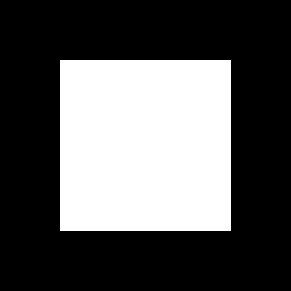
#> input picture Naive/images/square.pgm, 97 x 97 px (shown 3 times larger)
$ python coefficients.py   (older library calls are emulated)
#> lines starting #> are read from the running program, lines starting #| are printed output that depends on the picture; after the words box and inside, x2 and y2 are one past the last pixel; in counts of white or black regions, pixels touching at a corner belong together
### Naive/tools.py
import numpy as np

from skimage.util import img_as_bool
from skimage.morphology import binary_dilation,binary_erosion,square,disk
from skimage.draw import circle


# [12 lines left out: function expand, not called in this run]

def shrink(img_mask):
    boundary = get_boundary_mask(img_mask)[1]
    return minus(img_mask,boundary)


# [21 lines left out: function identify_corners, not called in this run]


def euclidean_disk(x,y,r,shape):
    squares_mask = (r+1)**2*np.ones( shape )

    squares = [ i**2 for i in range(r+1) ]
    for i in range(r+1):
        for j in range(r+1):
            squares_mask[y+i,x+j] = squares[i] + squares[j]

    for i in range(r+1):
        for j in range(r+1):
            squares_mask[y-i,x+j] = squares[i] + squares[j]


    for i in range(r+1):
        for j in range(r+1):
            squares_mask[y-i,x-j] = squares[i] + squares[j]


    for i in range(r+1):
        for j in range(r+1):
            squares_mask[y+i,x-j] = squares[i] + squares[j]


    squares_mask[squares_mask<=r**2] =1
    squares_mask[squares_mask>1] = 0

    return squares_mask==1


# [49 lines left out: functions neighborhood, check_bounds, get_boundary_mask, not called in this run]

def get_boundary_mask_D(img):
    '''
        Return the boundary of a digital image.

        img: must be a binary image.
             1 - Foreground
             0 - Background

        return: Boolean image. Values of 1 indicates points of the boundary.
    '''
    if (img>1).any():
        raise Exception("Image is not binary.")

    imbool = img_as_bool(img)
    h,w = imbool.shape


    boundary_mask = minus(img,binary_erosion(img,square(3)))
    # boundary_mask = imbool

    return (h,w),boundary_mask

# [69 lines left out: functions get_boundary_mask_F, binary_erosion_region_and_boundary_masks, binary_dilation_region_and_boundary_masks, get_boundaries_and_regions_masks, not called in this run]


def generate_disk_region_mask(cx,cy,r,shape=None):
    '''
        return: Boolean image. Values of 1 indicates points in the disk.
    '''

    if shape is None:
        shape = (4*r,4*r)

    disk_mask = np.zeros(shape,dtype=bool)
    ccy,ccx = circle(cy,cx,r,shape)
    disk_mask[ccy,ccx] = True

    disk_mask = euclidean_disk(cx,cy,int(r),shape)

    return disk_mask


def generate_disk_region_mask_automatic_center(radius,shape=None):
    return generate_disk_region_mask(2*radius,2*radius,radius,shape)

def compute_disk_area(radius):
    D=generate_disk_region_mask_automatic_center(radius)
    return len(D[D])


def intersect(region_mask_1,region_mask_2):
    return np.bitwise_and(region_mask_1,region_mask_2)

def minus(region_mask_1,region_mask_2):
    return np.bitwise_and( region_mask_1, ~region_mask_2 )


def build_coordinates_matrix(h,w):
    coord_matrix = []
    for i in range(h):
        coord_matrix.append([])
        for j in range(w):
            coord_matrix[-1].append( (i,j) )
    coord_matrix = np.array( coord_matrix, dtype=[('y','>i4'),('x','>i4')] )

    return coord_matrix

### Naive/coefficients.py
#coding:utf-8

import numpy as np
import matplotlib.pyplot as plt

from skimage.io import imread
from skimage.util import img_as_bool

import tools as MT

np.set_printoptions(threshold=1000000000,linewidth=100000000)

# [7 lines left out: function domain_iterator, not called in this run]

def domain_dimensions(domain):
    w = domain[1][0] - domain[0][0] + 1
    h = domain[1][1] - domain[0][1] + 1

    return (w,h)

def load_image(img_path,as_bool=False,gray=False):
#> called with img_path = 'images/square.pgm', as_bool = False, gray = False
    img = imread(img_path,as_gray=gray)
#> img: shape (97, 97); 34.5% white; 1 white region, box (x1, y1, x2, y2) and area: (20, 20, 77, 77) 3249
    if as_bool:
        return img_as_bool(img)
    else:
        return img

# [5 lines left out: function mask_from_image, not called in this run]

def mask_from_image_path(image_path):
    img = load_image(image_path,as_bool=True,gray=True)
    return mask_from_image(img)

def input(input_image,it_num):
#> called with it_num = 0
    radius = 3.0
    Q = (np.pi*radius**2)/2.0
    rows,cols = input_image.shape
#> rows = 97; cols = 97
    domain = ( (0,0), (cols-1,rows-1) )
#> domain = ((0, 0), (96, 96))

    #regions = around_boundary(input_image,3,it_num%2==0)
    regions = boundary_correction(input_image)
#> regions = 4 items

    return {"radius":radius,
            "Q":Q,
            "domain": domain,
            "input_image":regions["input_image"],
            "trust_frg_mask":regions["trust_frg_mask"],
            "application_mask":regions["application_mask"],
            "optimization_mask":regions["optimization_mask"]}


class VariableMap:
    def __init__(self,initial_index=0):
        self.initial_index = initial_index
        self.curr_index = initial_index

        self.point_to_index = {}
        self.index_to_point = {}


    def domain(self):
        return (self.initial_index,self.curr_index)

    def update(self,point,inc_index=True):
        self.point_to_index[point] = self.curr_index
        self.index_to_point[self.curr_index] = point

        if inc_index:
            self.curr_index+=1

    def distinct_count(self):
        return len(self.index_to_point.keys())

    def __getitem__(self,key):
        if type(key) is int:
            return self.index_to_point[key]
        else:
            return self.point_to_index[key]


class ModelMap:
    def __init__(self):
        self.unary_map = VariableMap()
        self.pairwise_map = VariableMap()

    def num_vars(self):
        return self.pairwise_map.curr_index

    def __getitem__(self,key):
        if type(key[0]) is int:
            return self.unary_map[key]      #point_to_index
        else:
            return self.pairwise_map[key]   #point_to_index


def apply_ball_and_intersect(radius,application_mask,intersection_mask,aux_mat=None):
    (h,w) = application_mask.shape

    if aux_mat is None:
        aux_mat = MT.build_coordinates_matrix( h,w )

    for (y,x) in aux_mat[application_mask]:
        disk_mask = MT.generate_disk_region_mask(x,y,radius,shape=(h,w))
        intersection = MT.intersect(intersection_mask,disk_mask)

        for p in aux_mat[intersection]:
            p = (int(p[0]),int(p[1]))
            yield p

def apply_ball_and_intersect_pair(radius,application_mask,intersection_mask,aux_mat=None):
    (h,w) = application_mask.shape

    if aux_mat is None:
        aux_mat = MT.build_coordinates_matrix( h,w )

    for (y,x) in aux_mat[application_mask]:
        disk_mask = MT.generate_disk_region_mask(x,y,radius,shape=(h,w))
        intersection = MT.intersect(intersection_mask,disk_mask)

        for p1 in aux_mat[intersection]:
            p1 = (int(p1[0]),int(p1[1]))

            for p2 in aux_mat[intersection]:
                p2 = (int(p2[0]),int(p2[1]))

                yield (p1,p2)


def create_model_map(domain,radius,application_mask,opt_mask,aux_mat=None):
    mm = ModelMap()

    w,h = domain_dimensions(domain)


    for p in apply_ball_and_intersect(radius,application_mask,opt_mask,aux_mat):
        if p in mm.unary_map.point_to_index:
            continue
        mm.unary_map.update(p)


    num_unary_vars = mm.unary_map.curr_index
    mm.pairwise_map = VariableMap(mm.unary_map.curr_index)


    for (p1,p2) in apply_ball_and_intersect_pair(radius,application_mask,opt_mask,aux_mat):
        if p1==p2:
            continue
        if ( p1,p2 ) in mm.pairwise_map.point_to_index:
            continue

        mm.pairwise_map.update( (p1,p2),inc_index=False)
        mm.pairwise_map.update( (p2,p1),inc_index=True)


    return mm


def cvxopt(mm,unary_coefficients,pairwise_coefficients):
    num_vars = unary_coefficients.size+pairwise_coefficients.size
    c = np.zeros( num_vars)

    c[0:unary_coefficients.size] = unary_coefficients
    c[unary_coefficients.size:] = pairwise_coefficients

    num_constraints = 3*pairwise_coefficients.size + 2*num_vars

    A = np.zeros( (num_constraints,num_vars) )
    b = np.zeros( num_constraints )
    base_index = unary_coefficients.size

    #Linearization Constraints
    for i in range(pairwise_coefficients.size):
        pair_index = base_index + i

        p1,p2 = mm.pairwise_map.index_to_point[pair_index]

        i1 = mm.unary_map.point_to_index[p1]
        i2 = mm.unary_map.point_to_index[p2]

        A[3*i][pair_index] = 1
        A[3*i][i1] = -1
        b[3*i] = 0

        A[3*i+1][pair_index] = 1
        A[3*i+1][i2] = -1
        b[3*i+1] = 0

        A[3*i+2][pair_index] = -1
        A[3*i+2][i1] = 1
        A[3*i+2][i2] = 1
        b[3*i+2] = 1

    #Between Zero and One Constraints
    base_index = 3*pairwise_coefficients.size
    for i in range(num_vars):
        A[base_index+2*i][i] = -1
        b[base_index+2*i] = 0

        A[base_index+2*i+1][i] = 1
        b[base_index+2*i+1] = 1

    from cvxopt import matrix, solvers

    A = A.transpose()

    A = matrix( A.tolist() )
    b = matrix( b.tolist() )
    c = matrix( c.tolist() )

    sol=solvers.lp(c,A,b)

    return sol['x']


def plot_mask(plt,mask,color,base_img):
    base_img[mask] = color
    plt.imshow(base_img,cmap="gray")


class Model:
    def __init__(self,input_data):
        self.radius = input_data["radius"]
        self.Q = input_data["Q"]
        self.domain = input_data["domain"]

        self.application_mask = input_data["application_mask"]
        self.opt_mask = input_data["optimization_mask"]
        self.trust_frg_mask = input_data["trust_frg_mask"]

        w,h = domain_dimensions(self.domain)
        self.aux_mat = MT.build_coordinates_matrix( h,w )

        self.mm = create_model_map(self.domain,self.radius,self.application_mask,self.opt_mask,self.aux_mat)

        self.num_unary_vars = self.mm.unary_map.distinct_count()
        self.num_pairwise_vars = self.mm.pairwise_map.distinct_count()

        self.num_vars = self.num_unary_vars + self.num_pairwise_vars

        self.unary_coefficients = np.zeros( self.num_unary_vars )
        self.pairwise_coefficients = np.zeros( self.num_pairwise_vars )

    def __coefficients__(self):
        for papp in self.aux_mat[self.application_mask]:
            (y,x) = papp
            disk_mask = MT.generate_disk_region_mask(x,y,self.radius,shape=self.application_mask.shape)

            trust_intersection = MT.intersect(disk_mask,self.trust_frg_mask)
            opt_intersection = MT.intersect(disk_mask,self.opt_mask)

            F = len(trust_intersection[trust_intersection])
            for p1 in self.aux_mat[opt_intersection]:
                p1 = (int(p1[0]),int(p1[1]))
                i1 = self.mm[p1]

                self.unary_coefficients[ i1 ]  += -(self.Q-F-0.5)


        for (p1,p2) in apply_ball_and_intersect_pair(self.radius,self.application_mask,self.opt_mask,self.aux_mat):
            i1 = self.mm.unary_map.point_to_index[p1]
            i2 = self.mm.unary_map.point_to_index[p2]

            if p1==p2:
                continue

            if i1 > i2:
                continue

            self.pairwise_coefficients[ self.mm[ (p1,p2) ] - self.num_unary_vars ]+=1


# [26 lines left out: function around_boundary, not called in this run]


def boundary_correction(input_image):
    original = np.zeros(input_image.shape,dtype='bool')
    if(input_image.dtype!='bool'):
        original[input_image==255] = True
    else:
        original = input_image.copy()

    (a,b),optimization_mask = MT.get_boundary_mask_D(original)
    application_mask = optimization_mask

    trust_frg_mask = MT.binary_erosion(original,MT.square(3))

    return {"input_image":original,
            "trust_frg_mask":trust_frg_mask,
            "application_mask":application_mask,
            "optimization_mask":optimization_mask}


# [29 lines left out: function build_new_input_from_solution, not called in this run]


def solve(model,it_num):
    sol_x = cvxopt( model.mm,
                    model.unary_coefficients,
                    model.pairwise_coefficients)

    (w,h) = domain_dimensions(model.domain)

    image_solution = np.zeros( (h,w),dtype="uint8" )
    for i in range(model.num_unary_vars):
        y,x = model.mm.unary_map.index_to_point[i]
        if sol_x[i] >= 0.9:
            image_solution[y][x] = 255
        elif sol_x[i] <= (0.001):
            image_solution[y][x] = 0
        else:
            image_solution[y][x] = 64  #Unlabeled


    inverted_solution = np.zeros( (h,w) )
    for i in range(model.num_unary_vars):
        y,x = model.mm.unary_map.index_to_point[i]
        if image_solution[y][x]==255:
            inverted_solution[y][x] = 0
        elif image_solution[y][x]==64:
            inverted_solution[y][x] = 255
        else:
            inverted_solution[y][x] = 255

    final_solution = inverted_solution

    plot_mask(plt,model.trust_frg_mask,128,final_solution)
    plt.show()

    solution = np.zeros( final_solution.shape,dtype='uint8')
    solution[final_solution>64] = 255

    return build_new_input_from_solution(model,solution,it_num)

def flow(start_image):
    new_input = input(start_image,0)
#> new_input = 7 items

    for i in range(10):
        print( len( new_input["trust_frg_mask"][ new_input["trust_frg_mask"] ] ) )
        model = Model( new_input )
        model.__coefficients__()
        print(""" ***Model Map completed***\nUnary Terms: %d\nPairwise Terms: %d\nTotal: %d\n\n""" % (   model.num_unary_vars,
        model.num_pairwise_vars,
        model.num_vars) )
        new_input = solve(model,i+1)
#> this loop made 1 pass
#| 3025
#|  ***Model Map completed***
#| Unary Terms: 224
#| Pairwise Terms: 1352
#| Total: 1576
#> pass 1, in __init__, `self.application_mask = input_data["application_mask"]`:
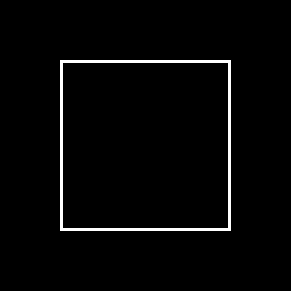
#> self.application_mask: shape (97, 97) bool (shown 3 times larger); 2.4% white in thin lines or dots, all inside (x1, y1, x2, y2) = (20, 20, 77, 77)
#> pass 1, in __init__, `self.trust_frg_mask = input_data["trust_frg_mask"]`:
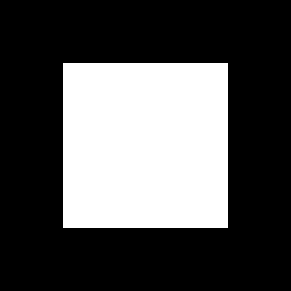
#> self.trust_frg_mask: shape (97, 97) bool (shown 3 times larger); 32.2% white; 1 white region, box (x1, y1, x2, y2) and area: (21, 21, 76, 76) 3025
#> pass 1, in generate_disk_region_mask (call 449), `disk_mask = euclidean_disk(cx,cy,int(r),shape)`:
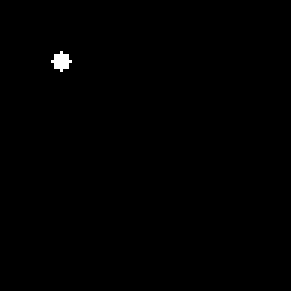
#> disk_mask: shape (97, 97) bool (shown 3 times larger); 0.31% white; 1 white region, box (x1, y1, x2, y2) and area: (17, 17, 24, 24) 29


def main():
    input_image = load_image("images/square.pgm",as_bool=False)
    flow(input_image)
#> (the call stopped at in cvxopt, `A = matrix( A.tolist() )`: cvxopt is not available in this run)


if __name__=='__main__':
    main()
